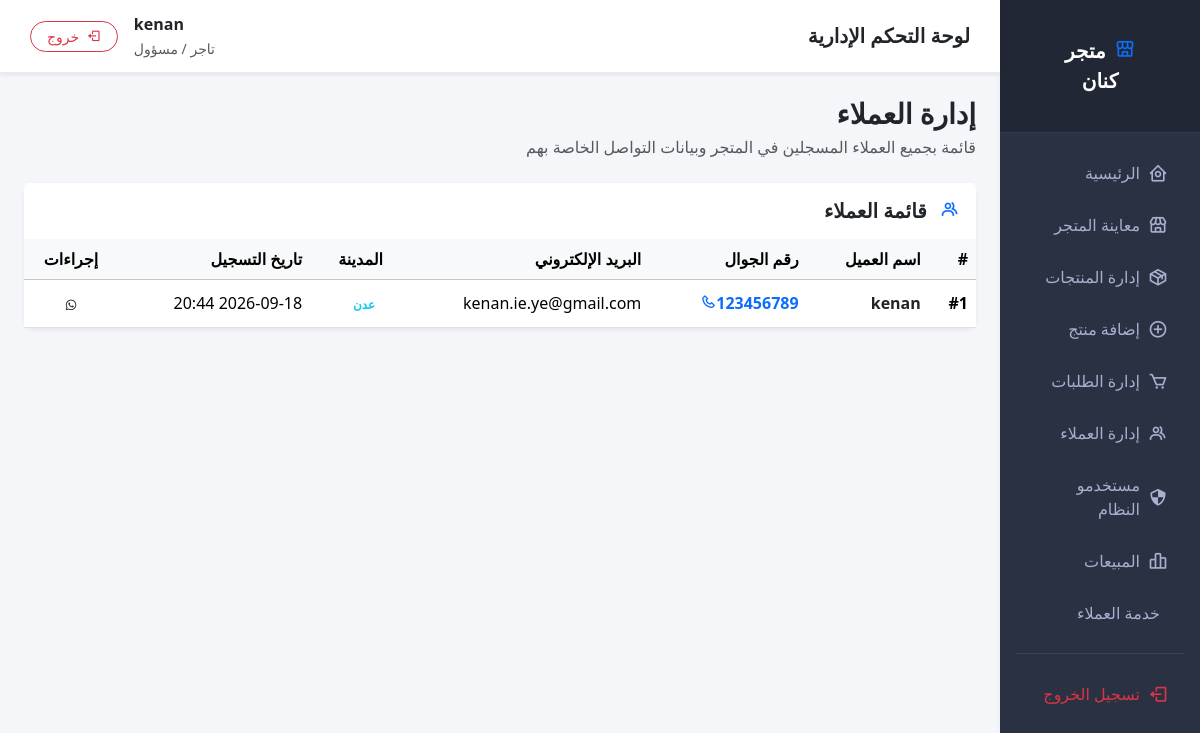
Screenshot of /dashboard/customers/ (signed in) with the database file from the repository.
### shop/models.py (models this page shows, shortened)
class CustomUser(AbstractUser):
    email =django.db.models.EmailField(unique=True,verbose_name="البريد الالكتروني")
    USERNAME_FIELD = 'email'
    REQUIRED_FIELDS = ['username']
    class Meta:
        verbose_name="مستخدم"
        verbose_name_plural="المستخدمون"

class Customer(django.db.models.Model):
    user = django.db.models.OneToOneField(
        settings.AUTH_USER_MODEL,
        on_delete=django.db.models.CASCADE,
        related_name='customer_profile',
        verbose_name="حساب المستخدم"
    )
    phone = django.db.models.CharField(max_length=20, unique=True, blank=False, null=False, verbose_name="الهاتف")
    address = django.db.models.TextField(blank=True, null=True, verbose_name="العنوان")
    city = django.db.models.CharField(max_length=100, default='عدن', verbose_name="المدينة")
    language = django.db.models.CharField(max_length=10, default='العربية', verbose_name="لغة الحساب")
    currency = django.db.models.CharField(max_length=10, default='SAR', verbose_name="العملة المفضلة")
    created_at = django.db.models.DateTimeField(auto_now_add=True, verbose_name="تاريخ الانضمام")
    class Meta:
        verbose_name = "عميل"
        verbose_name_plural = "العملاء"

### shop/views.py (the view)
# urls.py: path('dashboard/customers/', views.customer_list, name='customer_list'),
@staff_required
def customer_list(request):
    customers = Customer.objects.select_related('user').all().order_by('-id')
    return render(request, 'shop/customer_list.html', {'customers': customers})

### shop/views.py (called while the page is built)
def staff_required(view_func):
    def check_user(user):
        return user.is_authenticated and user.is_staff
    decorated_view = user_passes_test(
        check_user,
        login_url='login',
        redirect_field_name=None
    )(view_func)
    return decorated_view

### shop/templates/shop/customer_list.html (shortened to what this page needs)
{% extends 'shop/veltrix_base.html' %}
{% block content %}
<div class="d-flex justify-content-between align-items-center mb-4">
    <div>
        <h3 class="fw-bold mb-1">إدارة العملاء</h3>
        <p class="text-muted mb-0">قائمة بجميع العملاء المسجلين في المتجر وبيانات التواصل الخاصة بهم</p>
    </div>
</div>
<div class="card border-0 shadow-sm rounded-3">
    <div class="card-header bg-white py-3 border-0">
        <h5 class="fw-bold mb-0 text-dark"><i class="bx bx-group me-2 text-primary"></i> قائمة العملاء</h5>
    </div>
    <div class="table-responsive">
        <table class="table table-hover align-middle mb-0">
            <thead class="table-light">
                <tr>
                    <th>#</th>
                    <th>اسم العميل</th>
                    <th>رقم الجوال</th>
                    <th>البريد الإلكتروني</th>
                    <th>المدينة</th>
                    <th>تاريخ التسجيل</th>
                    <th class="text-center">إجراءات</th>
                </tr>
            </thead>
            <tbody>
                {% for customer in customers %}
                <tr>
                    <td><strong>#{{ customer.id }}</strong></td>
                    <td class="fw-bold text-dark">
                        {{ customer.user.get_full_name|default:customer.user.username }}
                    </td>
                    <td>
                        {% if customer.phone %}
                            <a href="tel:{{ customer.phone }}" class="text-decoration-none fw-bold text-primary" dir="ltr">
                                <i class="bx bx-phone me-1"></i>{{ customer.phone }}
                            </a>
                        {% else %}
                            <span class="badge bg-light text-muted fw-normal">غير محدد</span>
                        {% endif %}
                    </td>
                    <td>{{ customer.user.email|default:"غير مسجل" }}</td>
                    <td>
                        <span class="badge bg-soft-info text-info">{{ customer.city|default:"عدن" }}</span>
                    </td>
                    <td>{{ customer.user.date_joined|date:"Y-m-d H:i" }}</td>
                    <td class="text-center">
                        {% if customer.phone %}
                            <a href="https://wa.me/{{ customer.phone }}" target="_blank" class="btn btn-sm btn-soft-success" title="تواصل عبر واتساب">
                                <i class="bx bxl-whatsapp font-size-16 align-middle"></i>
                            </a>
                        {% else %}
                            <button class="btn btn-sm btn-light" disabled><i class="bx bxl-whatsapp text-muted"></i></button>
                        {% endif %}
                    </td>
                </tr>
                {% empty %}
                <tr>
                    <td colspan="7" class="text-center py-4 text-muted">لا يوجد عملاء مسجلون حالياً.</td>
                </tr>
                {% endfor %}
            </tbody>
        </table>
    </div>
</div>
{% endblock %}

### shop/templates/shop/veltrix_base.html (shortened to what this page needs)
{% load static %}
<!DOCTYPE html>
<html lang="ar" dir="rtl">
<head>
    <link rel="stylesheet" href="https://cdn.jsdelivr.net/npm/bootstrap@5.3.2/dist/css/bootstrap.rtl.min.css">
    <link rel="stylesheet" href="https://cdn.jsdelivr.net/npm/boxicons@2.1.4/css/boxicons.min.css">
</head>
<body>
<div class="container-fluid">
    <div class="row">
        <div class="col-md-3 col-lg-2 p-0 sidebar d-none d-md-block">
            <div class="sidebar-brand text-center">
                <a href="{% url 'merchant_dashboard' %}" class="text-decoration-none d-flex align-items-center justify-content-center">
                    <span id="alt-brand-text" class="text-white fw-bold fs-5 m-0" style="display:none;">
                        <i class="bx bx-store-alt text-primary me-1"></i> متجر كنان
                    </span>
                </a>
            </div>
            <div class="mt-3">
                <a href="{% url 'merchant_dashboard' %}"><i class="bx bx-home-circle me-2 fs-5"></i> الرئيسية</a>
                <a href="{% url 'home' %}" target="_blank"><i class="bx bx-store me-2 fs-5"></i> معاينة المتجر</a>
                <a href="{% url 'merchant_product_list' %}"><i class="bx bx-package me-2 fs-5"></i> إدارة المنتجات</a>
                <a href="{% url 'add_product' %}"><i class="bx bx-plus-circle me-2 fs-5"></i> إضافة منتج</a>
                <a href="{% url 'order_list' %}"><i class="bx bx-cart me-2 fs-5"></i> إدارة الطلبات</a>
                <a href="{% url 'customer_list' %}"><i class="bx bx-group me-2 fs-5"></i> إدارة العملاء</a>
                <a href="{% url 'staff_user_list' %}"><i class="bx bx-shield-quarter me-2 fs-5"></i> مستخدمو النظام</a>
                <a href="{% url 'sales_report' %}"><i class="bx bx-bar-chart-alt-2 me-2 fs-5"></i> المبيعات</a>
                <a href="#"> خدمة العملاء</a>
                <hr class="border-secondary mx-3 my-3">
                <a href="{% url 'logout' %}" class="text-danger"><i class="bx bx-log-out me-2 fs-5"></i> تسجيل الخروج</a>
            </div>
        </div>
        <div class="col-md-9 col-lg-10 p-0">
            <div class="topbar d-flex justify-content-between align-items-center shadow-sm">
                <h5 class="m-0 fw-bold text-dark">لوحة التحكم الإدارية</h5>
                <div class="d-flex align-items-center">
                    <div class="me-3 text-end">
                        <span class="d-block fw-bold text-dark">{{ request.user.first_name|default:request.user.username }}</span>
                        <small class="text-muted">تاجر / مسؤول</small>
                    </div>
                    <a href="{% url 'logout' %}" class="btn btn-sm btn-outline-danger rounded-pill px-3">
                        <i class="bx bx-log-out me-1"></i> خروج
                    </a>
                </div>
            </div>
            <div class="p-4">
                {% block content %}{% endblock %}
            </div>
        </div>
    </div>
</div>
</body>
</html>

### shop/templates/shop/veltrix_base.html (style rules this page uses)
body { font-family: 'Segoe UI', Tahoma, Geneva, Verdana, sans-serif; background-color: #f4f5f8; }
body { background-color: #f4f6f9; font-family: 'Segoe UI', Tahoma, Geneva, Verdana, sans-serif; }
.card { border-radius: 12px !important; transition: transform 0.2s ease, box-shadow 0.2s ease; }
.sidebar { min-height: 100vh; background: #2a3142; color: #a6b0cf; box-shadow: 2px 0 10px rgba(0,0,0,0.05); }
.sidebar-brand { padding: 1.25rem 1rem; background: #222736; border-bottom: 1px solid #323a4e; }
.sidebar a { color: #a6b0cf; text-decoration: none; padding: 12px 20px; display: flex; align-items: center; border-radius: 6px; margin: 4px 12px; transition: all 0.25s ease; font-weight: 500; }
.topbar { background: #ffffff; border-bottom: 1px solid #e9ecef; padding: 12px 30px; }
.card { border: none; box-shadow: 0 0.75rem 1.5rem rgba(18,38,63,.03); border-radius: .5rem; }

### rows the page displays
CustomUser: user.first_name "kenan"
Customer: id "1", user.get_full_name "kenan", phone "123456789", user.email "kenan.ie.ye@gmail.com", city "عدن", user.date_joined "2026-09-18 20:44"
